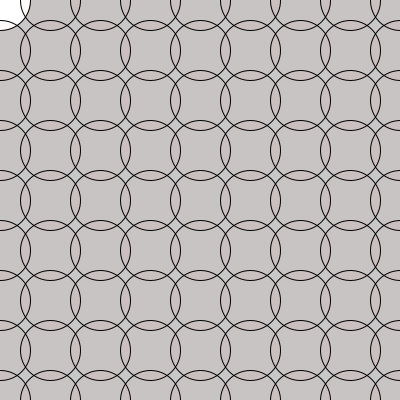
Frame 1 (no input)
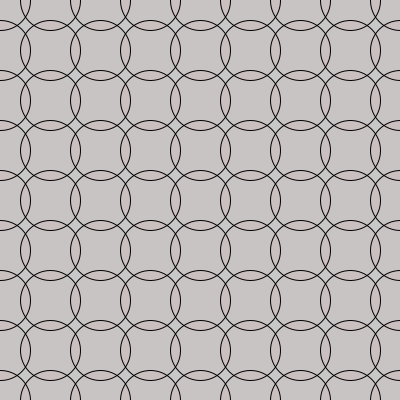
Frame 60 (the mouse pressed at the canvas centre just before this capture)
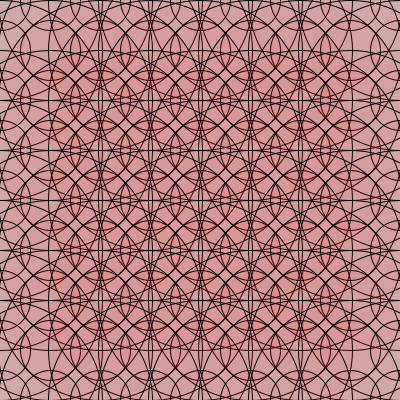
Frame 120 (the mouse held since frame 60 and released just before this capture)

The Processing sketch that drew these frames (run headless with seeded random() and noise(); from frame 60 on, the mouse is pressed at the canvas centre):

// Processing sketch: processing_74526
// ── processing_74526.pde

void setup(){
  size(400, 400);
  strokeWeight(1);  
}
  
  void draw(){
    background(200);
    
    //loop for(init; test; update)
    for(int y = 0; y <= height; y = y + 50 ){
    for(int x = 0; x <= width; x= x+ 50){
     ellipse(x, y, 60, 60);
     
  fill(250, 0, 0, 5);
  ellipse(x, y, mouseX, mouseY);
    }
  }
 
  if (mousePressed) {
    mouseX=mouseY + 4;
  }
 if (mouseX > width) {
    mouseY= 0;
  }
}
